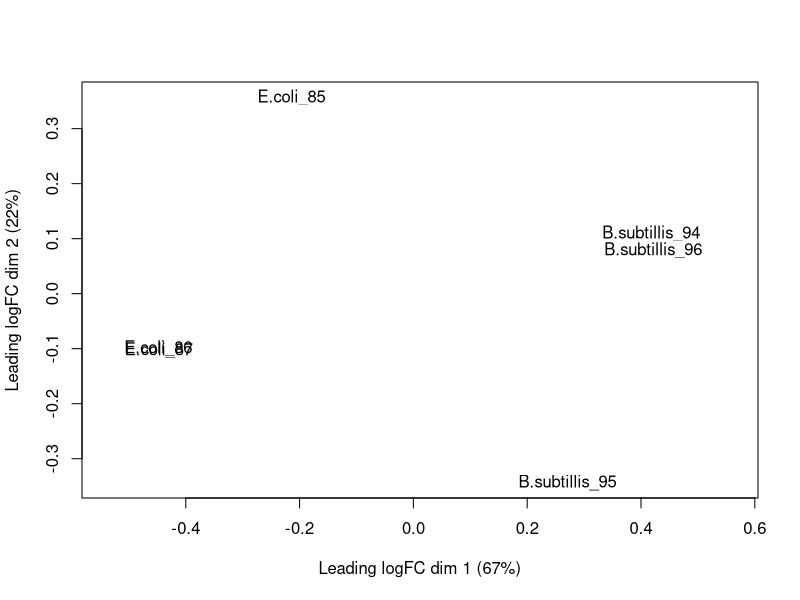
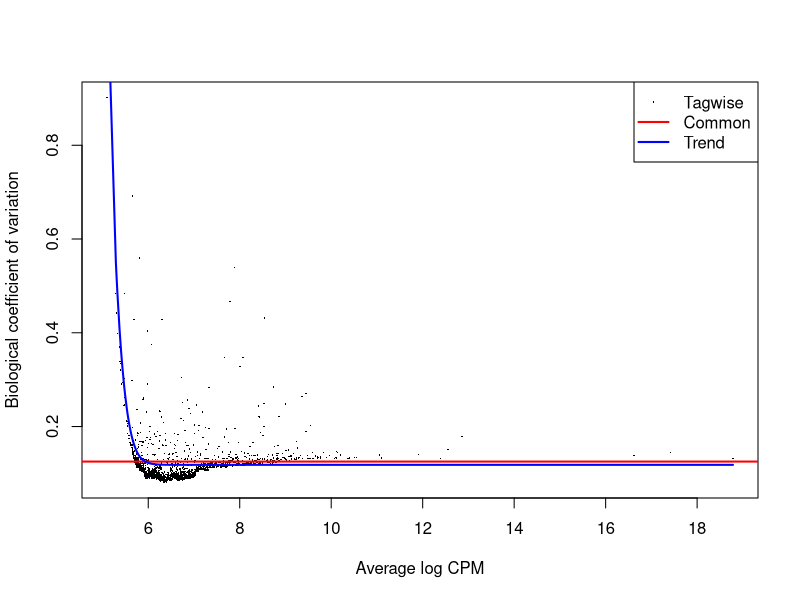
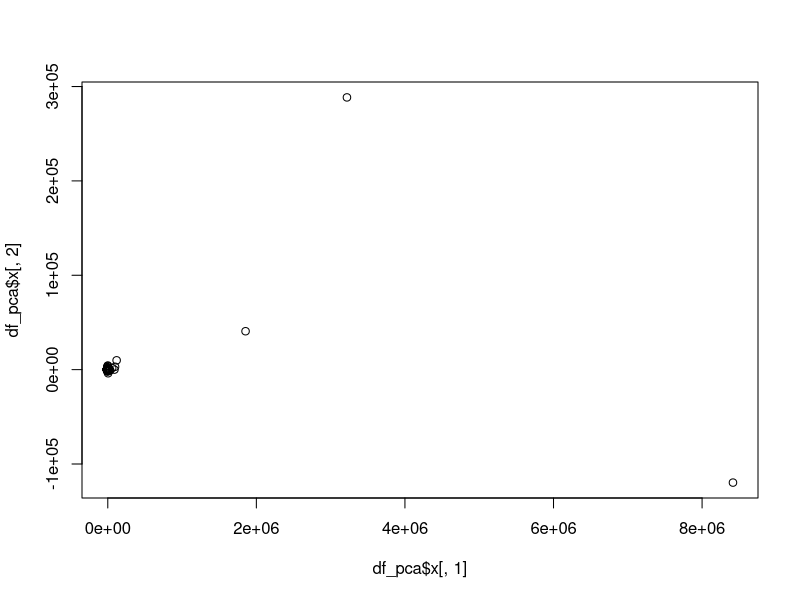

R code for these plots, in order: (Note: this script raises an error after producing the figures.)
# source("http://bioconductor.org/biocLite.R")
# biocLite("edgeR")
# 
# install.packages("openxlsx")
# install.packages("ggplot2")

library(openxlsx)
library(edgeR)
library(ggplot2)
library(data.table)
library(grid)
library(gridExtra)

#Function to create countmatrix from seperate text files.
create_countmatrix <- function(){
  
  #Open all count files
  count85 <- (read.csv("counts_SRR5832185.txt", header = FALSE, sep = "\t"))
  count86 <- (read.csv("counts_SRR5832186.txt", header = FALSE, sep = "\t"))
  count87 <- (read.csv("counts_SRR5832187.txt", header = FALSE, sep = "\t"))
  
  count94 <- (read.csv("counts_SRR5832194.txt", header = FALSE, sep = "\t"))
  count95 <- (read.csv("counts_SRR5832195.txt", header = FALSE, sep = "\t"))
  count96 <- (read.csv("counts_SRR5832196.txt", header = FALSE, sep = "\t"))
  
  
  #split the chromosome and gene information
  split1 <- do.call(rbind ,strsplit(as.character(count85[,1]), ":", fixed = TRUE))
  split2 <- do.call(rbind ,strsplit(as.character(split1[,2]) , ".", fixed = TRUE))
  
  #Add chromosome and gene information  to count85 dataframe and removes old column
  count85 <- cbind(split2, count85)
  count85[,"V1"] <- NULL
  
  
  #creates count matrix 
  countMatrix <- do.call(cbind, list(count85, count86$V2, count87$V2, count94$V2, count95$V2, count96$V2))
  colnames(countMatrix) <- c("Chromosome", "Gene", "E.coli_85", "E.coli_86", "E.coli_87", "B.subtillis_94", "B.subtillis_95", "B.subtillis_96")
  
  write.csv(countMatrix ,"countMatrix.csv", row.names = FALSE)
  return(countMatrix)
}


filter_and_normalize <- function(countMatrix){
  # Create rownames
  rownames(countMatrix) <- countMatrix[,"Gene"]
  
  # create DGE list
  exp   <- c("E.coli", "E.coli", "E.coli", "B.subtillis", "B.subtillis", "B.subtillis")
  group <- factor(exp)
  y     <- DGEList(counts = countMatrix[,3:8], group = group)
  
  # select all genes with at least 50 counts per million (cpm) in two samples
  keep.genes <- rowSums(cpm(y) > 50) >= 2
  y <- y[keep.genes,]

  # recalculate the library size
  y$samples$lib.size <- colSums(y$counts)
  
  # normalization
  y <- calcNormFactors(y, method = "TMM")
  return(y)
}


dispersion <- function(y){
  # create design matrix (samples grouped by conditions)
  design <- model.matrix(~0+group, data = y$samples)
  colnames(design) <- levels(y$samples$group)
  
  # estimate dispersion
  y <- estimateGLMCommonDisp( y, design)
  y <- estimateGLMTrendedDisp(y, design, method = "power")
  y <- estimateGLMTagwiseDisp(y, design)
  
  #create PCA plot
  df <- as.data.frame(y$counts)
  df_pca <- prcomp(df)
  
  #create new dataframe to revise pca plot
  df_out <- as.data.frame(df_pca$x)
  exp    <- c("E.coli", "E.coli", "E.coli", "B.subtillis", "B.subtillis", "B.subtillis")
  df_out$exp <- sapply( strsplit(row.names(df), "_"), "[[", 1 )
  
  p <- ggplot(df_out,aes(x=PC1,y=PC2,color=exp ))
  p <- p+geom_point()

  
  # plot normalized data
  pdf("Normalization_Results.pdf") 
  plotMDS(y)
  plotBCV(y)
  plot(df_pca$x[,1], df_pca$x[,2])
  p

  dev.off()
  
  return(design)
}

# Determine differentially expressed genes
determine_sig_genes <- function(design){
  fit <- glmFit(y, design)
  mc  <- makeContrasts(exp.r=E.coli-B.subtillis, levels = design)
  fit <- glmLRT(fit, contrast = mc)
  res <- topTags(fit, n = 100000, p.value = 0.05)
  result_df <- as.data.frame(topTags(fit, n = 100000, p.value = 0.05))
  
  #write csv file 
  write.csv(res ,"diff_expressed_genes.csv", row.names = TRUE)

  return(res)
}

#creates a text file out of a csv file. 
create_gsea_input <- function(res){ 
  subSet <<- as.data.frame(res[,4:5])
  setDT(subSet, keep.rownames = TRUE)[]
  
  write.table(subSet, "gsea_input.txt", sep = "\t", row.names = FALSE)
}


main <- function(){
  countMatrix <- create_countmatrix()
  y <- filter_and_normalize(countMatrix)
  design <- dispersion(y)
  res <- determine_sig_genes(design)
  create_gsea_input(res)
}

main()
